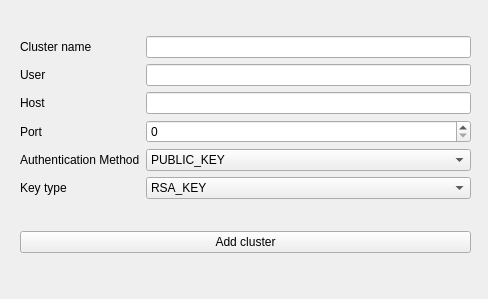
<?xml version="1.0" encoding="UTF-8"?>
<ui version="4.0">
 <class>Form</class>
 <widget class="QWidget" name="Form">
  <property name="geometry">
   <rect>
    <x>0</x>
    <y>0</y>
    <width>488</width>
    <height>299</height>
   </rect>
  </property>
  <property name="windowTitle">
   <string>Form</string>
  </property>
  <widget class="QWidget" name="gridLayoutWidget">
   <property name="geometry">
    <rect>
     <x>20</x>
     <y>10</y>
     <width>451</width>
     <height>271</height>
    </rect>
   </property>
   <layout class="QGridLayout" name="gridLayout">
    <item row="2" column="0">
     <widget class="QPushButton" name="add_cluster_button">
      <property name="text">
       <string>Add cluster</string>
      </property>
     </widget>
    </item>
    <item row="1" column="0">
     <layout class="QHBoxLayout" name="horizontalLayout">
      <item>
       <layout class="QVBoxLayout" name="verticalLayout_2">
        <item>
         <widget class="QLabel" name="cluster_name_label">
          <property name="text">
           <string>Cluster name</string>
          </property>
         </widget>
        </item>
        <item>
         <widget class="QLabel" name="user_label">
          <property name="text">
           <string>User</string>
          </property>
         </widget>
        </item>
        <item>
         <widget class="QLabel" name="host_label">
          <property name="text">
           <string>Host</string>
          </property>
         </widget>
        </item>
        <item>
         <widget class="QLabel" name="port_label">
          <property name="text">
           <string>Port</string>
          </property>
         </widget>
        </item>
        <item>
         <widget class="QLabel" name="auth_method_label">
          <property name="text">
           <string>Authentication Method</string>
          </property>
         </widget>
        </item>
        <item>
         <widget class="QLabel" name="key_type_label">
          <property name="text">
           <string>Key type</string>
          </property>
         </widget>
        </item>
       </layout>
      </item>
      <item>
       <layout class="QVBoxLayout" name="verticalLayout">
        <item>
         <widget class="QLineEdit" name="cluster_name_edit"/>
        </item>
        <item>
         <widget class="QLineEdit" name="user_edit"/>
        </item>
        <item>
         <widget class="QLineEdit" name="host_edit"/>
        </item>
        <item>
         <widget class="QSpinBox" name="port_edit"/>
        </item>
        <item>
         <widget class="QComboBox" name="auth_method_box">
          <item>
           <property name="text">
            <string>PUBLIC_KEY</string>
           </property>
          </item>
          <item>
           <property name="text">
            <string>ASK_EVERYTIME</string>
           </property>
          </item>
         </widget>
        </item>
        <item>
         <widget class="QComboBox" name="key_type_box">
          <item>
           <property name="text">
            <string>RSA_KEY</string>
           </property>
          </item>
         </widget>
        </item>
       </layout>
      </item>
     </layout>
    </item>
   </layout>
  </widget>
 </widget>
 <resources/>
 <connections/>
</ui>
